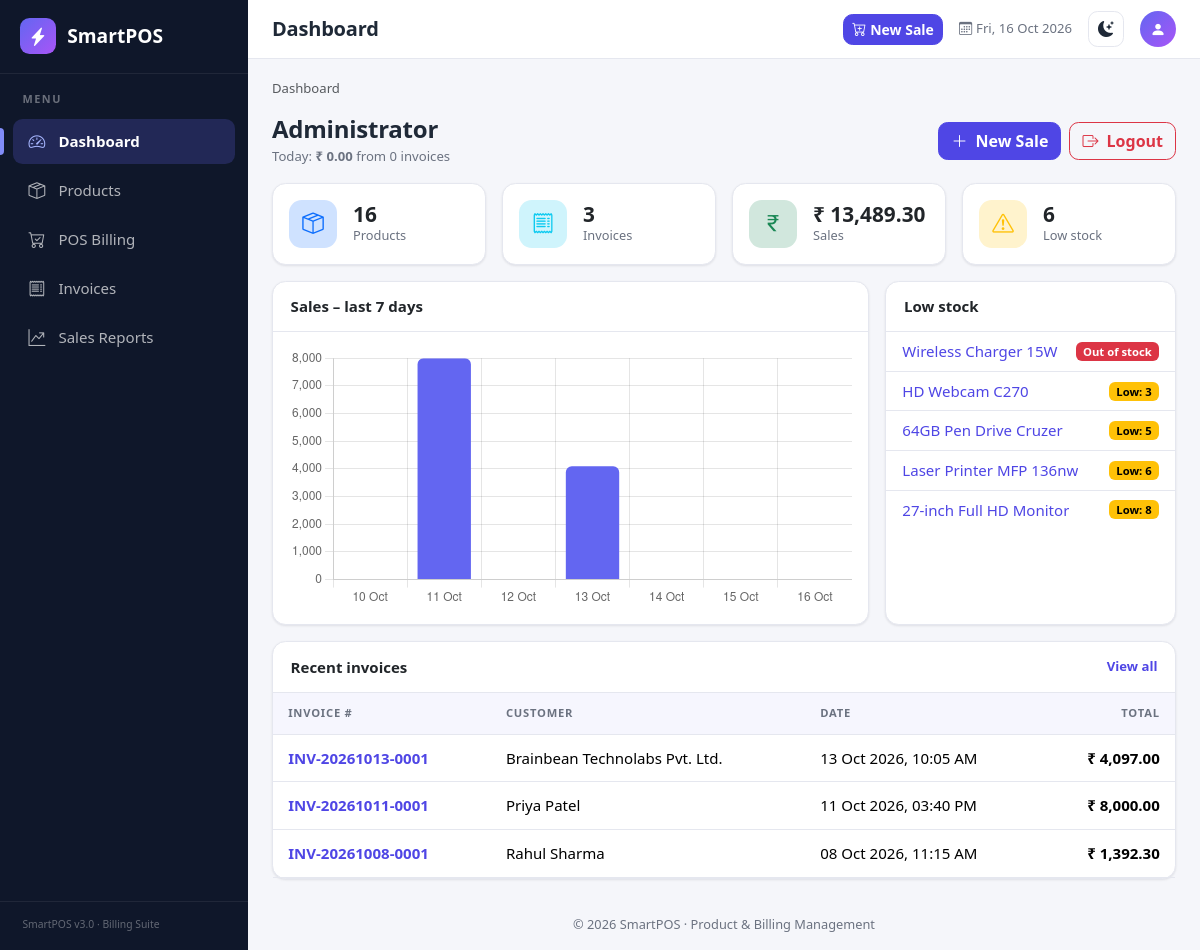
The page / on the database its author committed.
### tables this page shows
CREATE TABLE products (
    id             INT UNSIGNED NOT NULL AUTO_INCREMENT,
    name           VARCHAR(150) NOT NULL,
    brand_name     VARCHAR(100) NOT NULL,
    cost_price     DECIMAL(10,2) NOT NULL DEFAULT 0.00,
    sell_price     DECIMAL(10,2) NOT NULL DEFAULT 0.00,
    stock_quantity INT UNSIGNED NOT NULL DEFAULT 0,
    created_at     TIMESTAMP NOT NULL DEFAULT CURRENT_TIMESTAMP,
    updated_at     TIMESTAMP NOT NULL DEFAULT CURRENT_TIMESTAMP ON UPDATE CURRENT_TIMESTAMP,
    PRIMARY KEY (id),
    UNIQUE KEY uq_products_name_brand (name, brand_name),
    KEY idx_products_name (name),
    KEY idx_products_brand (brand_name),
    KEY idx_products_stock (stock_quantity),
    CONSTRAINT chk_products_cost  CHECK (cost_price >= 0),
    CONSTRAINT chk_products_sell  CHECK (sell_price >= 0)
);

CREATE TABLE invoices (
    id              INT UNSIGNED NOT NULL AUTO_INCREMENT,
    invoice_number  VARCHAR(30) NOT NULL,
    customer_name   VARCHAR(100) NOT NULL,
    payment_method  ENUM('cash','upi','card') NOT NULL DEFAULT 'cash',
    invoice_date    DATETIME NOT NULL DEFAULT CURRENT_TIMESTAMP,
    subtotal        DECIMAL(12,2) NOT NULL DEFAULT 0.00,
    discount_type   ENUM('none','percentage','fixed') NOT NULL DEFAULT 'none',
    discount_value  DECIMAL(10,2) NOT NULL DEFAULT 0.00,
    discount_amount DECIMAL(12,2) NOT NULL DEFAULT 0.00,
    grand_total     DECIMAL(12,2) NOT NULL DEFAULT 0.00,
    created_at      TIMESTAMP NOT NULL DEFAULT CURRENT_TIMESTAMP,
    PRIMARY KEY (id),
    UNIQUE KEY uq_invoices_number (invoice_number),
    KEY idx_invoices_date (invoice_date),
    KEY idx_invoices_customer (customer_name),
    CONSTRAINT chk_invoices_subtotal CHECK (subtotal >= 0),
    CONSTRAINT chk_invoices_discount CHECK (discount_amount >= 0 AND discount_amount <= subtotal),
    CONSTRAINT chk_invoices_total    CHECK (grand_total >= 0)
);

### includes/report_functions.php (called while the page is built, shortened)
<?php
function date_range_bounds(string $from, string $to): array
{
    $end = (new DateTimeImmutable($to))->modify('+1 day')->format('Y-m-d');
    return [$from . ' 00:00:00', $end . ' 00:00:00'];
}
function get_sales_summary(string $from, string $to): array
{
    [$start, $end] = date_range_bounds($from, $to);
    $stmt = db()->prepare(
        'SELECT COUNT(*)                      AS invoices,
                COALESCE(SUM(subtotal), 0)        AS subtotal,
                COALESCE(SUM(discount_amount), 0) AS discounts,
                COALESCE(SUM(grand_total), 0)     AS sales
           FROM invoices
          WHERE invoice_date >= :s AND invoice_date < :e'
    );
    $stmt->execute([':s' => $start, ':e' => $end]);
    $r = $stmt->fetch();
    $costStmt = db()->prepare(
        'SELECT COALESCE(SUM(ii.cost_price * ii.quantity), 0)
           FROM invoice_items ii
           JOIN invoices i ON i.id = ii.invoice_id
          WHERE i.invoice_date >= :s AND i.invoice_date < :e'
    );
    $costStmt->execute([':s' => $start, ':e' => $end]);
    $cost = (float) $costStmt->fetchColumn();
    $sales = (float) $r['sales'];
    return [
        'invoices'  => (int) $r['invoices'],
        'subtotal'  => (float) $r['subtotal'],
        'discounts' => (float) $r['discounts'],
        'sales'     => $sales,
        'cost'      => $cost,
        'profit'    => round($sales - $cost, 2),
    ];
}
function get_daily_sales(string $from, string $to): array
{
    [$start, $end] = date_range_bounds($from, $to);
    $stmt = db()->prepare(
        'SELECT DATE(invoice_date) AS d, COUNT(*) AS invoices, COALESCE(SUM(grand_total), 0) AS sales
           FROM invoices
          WHERE invoice_date >= :s AND invoice_date < :e
       GROUP BY DATE(invoice_date)'
    );
    $stmt->execute([':s' => $start, ':e' => $end]);
    $byDay = [];
    foreach ($stmt->fetchAll() as $row) {
        $byDay[(string) $row['d']] = $row;
    }
    $out    = [];
    $period = new DatePeriod(
        new DateTimeImmutable($from),
        new DateInterval('P1D'),
        new DateTimeImmutable(substr($end, 0, 10))
    );
    foreach ($period as $day) {
        $key   = $day->format('Y-m-d');
        $out[] = [
            'date'     => $key,
            'label'    => $day->format('d M'),
            'invoices' => isset($byDay[$key]) ? (int) $byDay[$key]['invoices'] : 0,
            'sales'    => isset($byDay[$key]) ? (float) $byDay[$key]['sales'] : 0.0,
        ];
    }
    return $out;
}
function get_low_stock_products(int $limit = 8): array
{
    $stmt = db()->prepare(
        'SELECT id, name, brand_name, stock_quantity
           FROM products
          WHERE stock_quantity <= :t
       ORDER BY stock_quantity ASC, name ASC
          LIMIT :limit'
    );
    $stmt->bindValue(':t', LOW_STOCK_THRESHOLD, PDO::PARAM_INT);
    $stmt->bindValue(':limit', $limit, PDO::PARAM_INT);
    $stmt->execute();
    return $stmt->fetchAll();
}
function get_recent_invoices(int $limit = 5): array
{
    $stmt = db()->prepare(
        'SELECT id, invoice_number, customer_name, invoice_date, grand_total
           FROM invoices
       ORDER BY invoice_date DESC, id DESC
          LIMIT :limit'
    );
    $stmt->bindValue(':limit', $limit, PDO::PARAM_INT);
    $stmt->execute();
    return $stmt->fetchAll();
}

### config/database.php (called while the page is built, shortened)
<?php
function db(): PDO
{
    static $pdo = null;
    if ($pdo === null) {
        $dsn = sprintf('mysql:host=%s;port=%s;dbname=%s;charset=utf8mb4', DB_HOST, DB_PORT, DB_NAME);
        $pdo = new PDO($dsn, DB_USER, DB_PASS, [
            PDO::ATTR_ERRMODE            => PDO::ERRMODE_EXCEPTION,
            PDO::ATTR_DEFAULT_FETCH_MODE => PDO::FETCH_ASSOC,
            PDO::ATTR_EMULATE_PREPARES   => false,
        ]);
    }
    return $pdo;
}

### index.php (the view, shortened to what this page needs)
<?php
require_once __DIR__ . '/includes/report_functions.php';
$pdo = db();
$totalProducts = (int) $pdo->query('SELECT COUNT(*) FROM products')->fetchColumn();
$totalInvoices = (int) $pdo->query('SELECT COUNT(*) FROM invoices')->fetchColumn();
$totalSales    = (float) $pdo->query('SELECT COALESCE(SUM(grand_total), 0) FROM invoices')->fetchColumn();
$lowStmt = $pdo->prepare('SELECT COUNT(*) FROM products WHERE stock_quantity <= :t');
$lowStmt->execute([':t' => LOW_STOCK_THRESHOLD]);
$lowStockCount = (int) $lowStmt->fetchColumn();
$todayStr  = date('Y-m-d');
$weekly    = get_daily_sales(date('Y-m-d', strtotime('-6 days')), $todayStr);
$weekTotal = array_sum(array_column($weekly, 'sales'));
$today    = get_sales_summary($todayStr, $todayStr);
$recent   = get_recent_invoices(5);
$lowStock = get_low_stock_products(5);
$breadcrumbs = ['Dashboard' => null];
require __DIR__ . '/includes/header.php';
$cards = [
    ['Products',  (string) $totalProducts, 'bi-box-seam',             'primary', 'products/index.php'],
    ['Invoices',  (string) $totalInvoices, 'bi-receipt',              'info',    'invoices/index.php'],
    ['Sales',     money($totalSales),      'bi-currency-rupee',       'success', 'reports/index.php'],
    ['Low stock', (string) $lowStockCount, 'bi-exclamation-triangle', $lowStockCount > 0 ? 'warning' : 'success', 'products/index.php?low=1'],
];
?>
<div class="d-flex flex-wrap justify-content-between align-items-center gap-2 mb-3">
    <div>
        <h2 class="h4 fw-bold mb-0">Administrator</h2>
        <small class="text-muted">
            Today: <strong><?= e(money($today['sales'])) ?></strong>
            from <?= (int) $today['invoices'] ?> invoice<?= (int) $today['invoices'] === 1 ? '' : 's' ?>
        </small>
    </div>
    <div class="d-flex align-items-center gap-2">
        <a href="<?= e(url('pos/index.php')) ?>" class="btn btn-primary">
            <i class="bi bi-plus-lg me-1"></i> New Sale
        </a>
        <a href="<?= e(url('logout.php')) ?>"
           class="btn btn-outline-danger"
           onclick="return confirm('Are you sure you want to logout?');">
            <i class="bi bi-box-arrow-right me-1"></i> Logout
        </a>
    </div>
</div>
<div class="row g-3 mb-3">
    <?php foreach ($cards as [$label, $value, $icon, $color, $link]): ?>
        <div class="col-6 col-lg-3">
            <a href="<?= e(url($link)) ?>" class="text-decoration-none text-reset">
                <div class="card stat-card h-100">
                    <div class="card-body d-flex align-items-center gap-3">
                        <span class="stat-icon bg-<?= e($color) ?>-subtle text-<?= e($color) ?>">
                            <i class="bi <?= e($icon) ?>"></i>
                        </span>
                        <div>
                            <div class="stat-value"><?= e($value) ?></div>
                            <div class="stat-label"><?= e($label) ?></div>
                        </div>
                    </div>
                </div>
            </a>
        </div>
    <?php endforeach; ?>
</div>
<div class="row g-3">
    <div class="col-lg-8">
        <div class="card h-100">
            <div class="card-header">Sales &ndash; last 7 days</div>
            <div class="card-body">
                <?php if ($weekTotal <= 0): ?>
                    <div class="empty-state"><i class="bi bi-bar-chart"></i>No sales in the last 7 days.</div>
                <?php else: ?>
                    <div style="position:relative;height:260px"><canvas id="weekChart"></canvas></div>
                <?php endif; ?>
            </div>
        </div>
    </div>
    <div class="col-lg-4">
        <div class="card h-100">
            <div class="card-header">Low stock</div>
            <?php if (!$lowStock): ?>
                <div class="empty-state"><i class="bi bi-check-circle"></i>All products are well stocked.</div>
            <?php else: ?>
                <ul class="list-group list-group-flush">
                    <?php foreach ($lowStock as $p): ?>
                        <li class="list-group-item d-flex justify-content-between align-items-center gap-2">
                            <a href="<?= e(url('products/view.php?id=' . (int) $p['id'])) ?>" class="text-truncate">
                                <?= e($p['name']) ?>
                            </a>
                            <?= stock_badge((int) $p['stock_quantity']) ?>
                        </li>
                    <?php endforeach; ?>
                </ul>
            <?php endif; ?>
        </div>
    </div>
    <div class="col-12">
        <div class="card">
            <div class="card-header d-flex justify-content-between align-items-center">
                <span>Recent invoices</span>
                <a href="<?= e(url('invoices/index.php')) ?>" class="small">View all</a>
            </div>
            <?php if (!$recent): ?>
                <div class="empty-state"><i class="bi bi-receipt"></i>No invoices yet.</div>
            <?php else: ?>
                <div class="table-responsive">
                    <table class="table table-hover align-middle mb-0">
                        <thead>
                            <tr><th>Invoice #</th><th>Customer</th><th>Date</th><th class="text-end">Total</th></tr>
                        </thead>
                        <tbody>
                        <?php foreach ($recent as $inv): ?>
                            <tr>
                                <td><a href="<?= e(url('invoices/view.php?id=' . (int) $inv['id'])) ?>" class="fw-semibold"><?= e($inv['invoice_number']) ?></a></td>
                                <td><?= e($inv['customer_name']) ?></td>
                                <td class="text-nowrap"><?= e(date('d M Y, h:i A', strtotime((string) $inv['invoice_date']))) ?></td>
                                <td class="text-end fw-semibold"><?= e(money($inv['grand_total'])) ?></td>
                            </tr>
                        <?php endforeach; ?>
                        </tbody>
                    </table>
                </div>
            <?php endif; ?>
        </div>
    </div>
</div>
<?php if ($weekTotal > 0): ?>
<script>
(function () {
    var data = JSON.parse(document.getElementById('chartData').textContent);
    new Chart(document.getElementById('weekChart'), {
        type: 'bar',
        data: {
            labels: data.labels,
            datasets: [{ label: 'Sales (\u20B9)', data: data.sales, backgroundColor: '#6366f1', borderRadius: 6 }]
        },
        options: {
            responsive: true,
            maintainAspectRatio: false,
            plugins: { legend: { display: false } },
            scales: { y: { beginAtZero: true } }
        }
    });
})();
</script>
<?php endif; ?>
<?php require __DIR__ . '/includes/footer.php'; ?>

### includes/helpers.php (shortened to what this page needs)
<?php
function e(mixed $value): string
{
    return htmlspecialchars((string) $value, ENT_QUOTES | ENT_SUBSTITUTE, 'UTF-8');
}
function money(float|int|string $amount): string
{
    return CURRENCY . ' ' . number_format((float) $amount, 2);
}
function url(string $path = ''): string
{
    return BASE_URL . '/' . ltrim($path, '/');
}
function stock_badge(int $qty): string
{
    if ($qty <= 0) {
        return '<span class="badge text-bg-danger">Out of stock</span>';
    }
    if ($qty <= LOW_STOCK_THRESHOLD) {
        return '<span class="badge text-bg-warning">Low: ' . $qty . '</span>';
    }
    return '<span class="badge text-bg-success">' . $qty . ' in stock</span>';
}

### rows shown on the page
products: name "Wireless Charger 15W", stock_quantity "Out of stock"
products: name "HD Webcam C270", stock_quantity "3"
products: name "64GB Pen Drive Cruzer", stock_quantity "5"
products: name "Laser Printer MFP 136nw", stock_quantity "6"
products: name "27-inch Full HD Monitor", stock_quantity "8"
invoices: invoice_number "INV-20261013-0001", customer_name "Brainbean Technolabs Pvt. Ltd.", invoice_date "13 Oct 2026, 10:05 AM", grand_total "₹ 4,097.00"
invoices: invoice_number "INV-20261011-0001", customer_name "Priya Patel", invoice_date "11 Oct 2026, 03:40 PM", grand_total "₹ 8,000.00"
invoices: invoice_number "INV-20261008-0001", customer_name "Rahul Sharma", invoice_date "08 Oct 2026, 11:15 AM", grand_total "₹ 1,392.30"

### other values the page prints
APP_NAME "SmartPOS"
$label "Dashboard"
$label "Products"
$label "POS Billing"
$label "Invoices"
$label "Sales Reports"
$pageTitle "Dashboard"
money($today['sales']) "₹ 0.00"
$today['invoices'] "0"
$value "16"
$value "3"
$value "₹ 13,489.30"
$label "Sales"
$value "6"
$label "Low stock"
